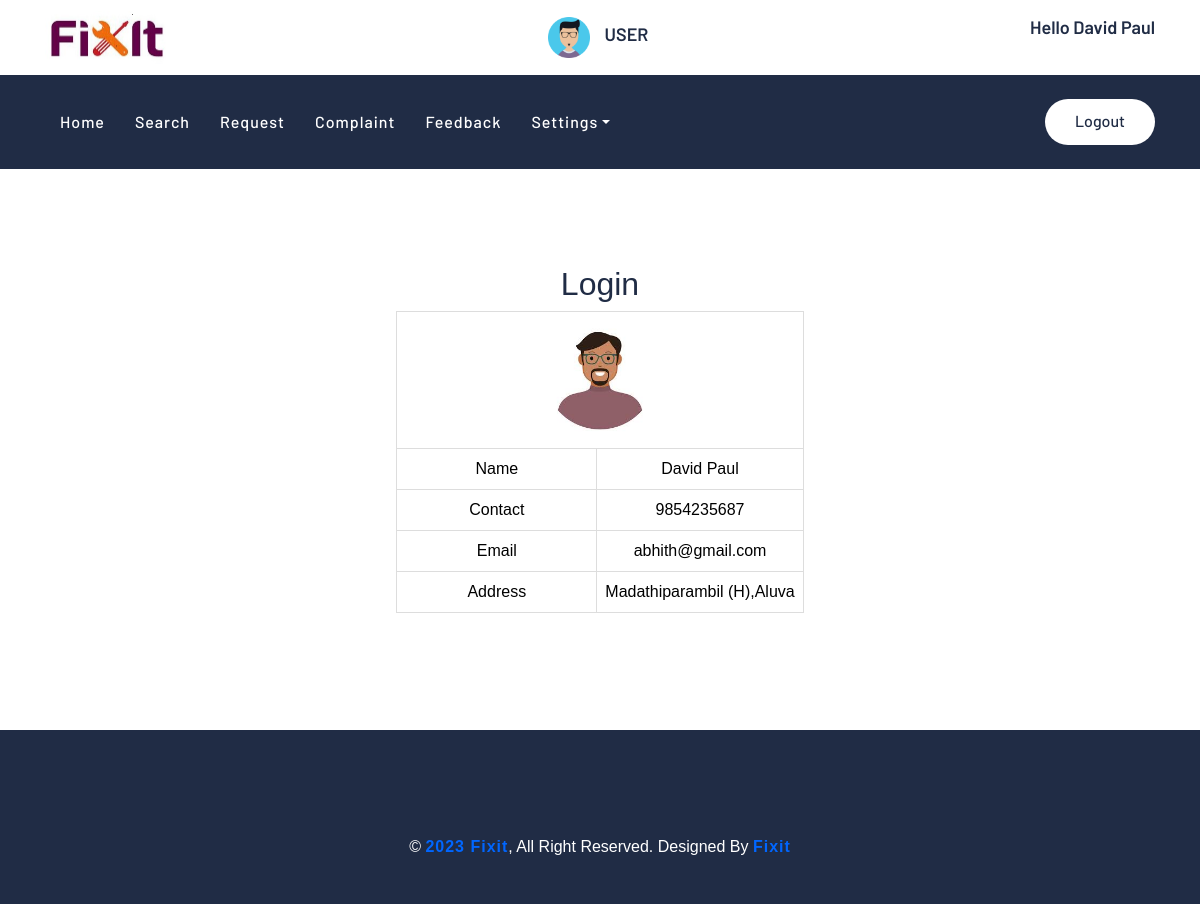
The page /Project/User/MyProfile.php (signed in) on the database its author committed.
### tables this page shows
CREATE TABLE `tbl_user` (
  `user_id` int(11) NOT NULL,
  `user_name` varchar(30) NOT NULL,
  `user_contact` varchar(10) NOT NULL,
  `user_email` varchar(50) NOT NULL,
  `user_gender` varchar(10) NOT NULL,
  `user_address` varchar(100) NOT NULL,
  `user_dob` date NOT NULL,
  `place_id` int(11) NOT NULL,
  `user_photo` varchar(30) NOT NULL,
  `user_password` varchar(20) NOT NULL,
  `user_doj` varchar(50) NOT NULL
);

### Project/User/MyProfile.php (the view, shortened to what this page needs)
<?php
include("Head.php");
?>
<!DOCTYPE html PUBLIC "-//W3C//DTD XHTML 1.0 Transitional//EN" "http://www.w3.org/TR/xhtml1/DTD/xhtml1-transitional.dtd">
<html xmlns="http://www.w3.org/1999/xhtml">
<head>
</head>
<body>
<div id="tab" align="center">
<h2>Login</h2>
<?php
$sel="select * from tbl_user where user_id='".$_SESSION["uid"]."'";
$row=$conn->query($sel);
if($data=$row->fetch_assoc())
{
?>
  <table>
  <tr align="center">
      <td colspan="2" align="center"><img src="../Assets/File/User/<?php echo $data["user_photo"];?>" width="120" height="120" /></td>
    </tr>
    <tr align="center">
      <td>Name</td>
      <td><?php echo $data["user_name"];?></td>
    </tr>
    <tr align="center">
      <td>Contact</td>
      <td><?php echo $data["user_contact"];?></td>
    </tr>
    <tr align="center">
      <td>Email</td>
      <td><?php echo $data["user_email"];?></td>
    </tr>
    <tr align="center">
      <td>Address</td>
      <td><label for="txt_address"></label><?php echo $data["user_address"];?></td>
    </tr>
  </table>
   <?php
  }
  ?>
  </body>
  <?php
  include("Foot.php");
  ?>
</html>

### Project/Assets/Templates/Main/css/style.css (style rules this page uses)
body { color: #444444; font-weight: 400; background: #ffffff; font-family: 'Barlow', sans-serif; }
h1, h2, h3, h4, h5, h6 { color: #202C45; }

### Project/Assets/Templates/form.css (style rules this page uses)
#tab { font-family: "Trebuchet MS", Arial, Helvetica, sans-serif; border-collapse: collapse; width: 100%; }
#tab td, #tab th { border: 1px solid #ddd; padding: 8px; color: black; text-align:center; min-width:200px; }

### rows shown on the page
tbl_user: user_photo (picture), user_name "David Paul", user_contact "9854235687", user_email "abhith@gmail.com", user_address "Madathiparambil (H),Aluva"

### other values the page prints
$_SESSION["uname"] "David Paul"
